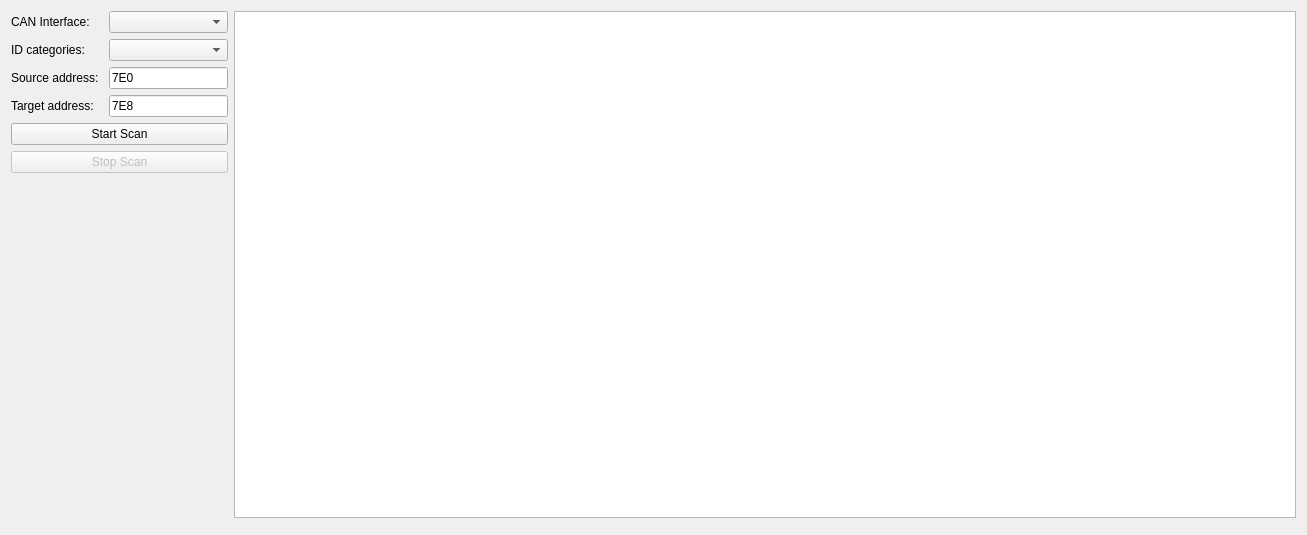
<?xml version="1.0" encoding="UTF-8"?>
<ui version="4.0">
 <class>ReadDataByIdentifierWidget</class>
 <widget class="QWidget" name="ReadDataByIdentifierWidget">
  <property name="geometry">
   <rect>
    <x>0</x>
    <y>0</y>
    <width>1307</width>
    <height>535</height>
   </rect>
  </property>
  <property name="windowTitle">
   <string>Form</string>
  </property>
  <layout class="QVBoxLayout" name="verticalLayout">
   <item>
    <layout class="QHBoxLayout" name="horizontalLayout" stretch="17,83">
     <item>
      <layout class="QVBoxLayout" name="configElementsLayout">
       <item>
        <layout class="QFormLayout" name="formLayout">
         <property name="horizontalSpacing">
          <number>10</number>
         </property>
         <property name="verticalSpacing">
          <number>6</number>
         </property>
         <item row="0" column="0">
          <widget class="QLabel" name="selectInterfaceLabel">
           <property name="text">
            <string>CAN Interface:</string>
           </property>
          </widget>
         </item>
         <item row="0" column="1">
          <widget class="QComboBox" name="selectInterface"/>
         </item>
         <item row="1" column="0">
          <widget class="QLabel" name="selectedIdRangesLabel">
           <property name="text">
            <string>ID categories:</string>
           </property>
          </widget>
         </item>
         <item row="1" column="1">
          <widget class="Lindwurm::Core::CheckableComboBox" name="selectedIdCategories"/>
         </item>
         <item row="2" column="0">
          <widget class="QLabel" name="sourceAddressLabel">
           <property name="text">
            <string>Source address:</string>
           </property>
          </widget>
         </item>
         <item row="2" column="1">
          <widget class="QLineEdit" name="sourceAddress">
           <property name="text">
            <string>7E0</string>
           </property>
           <property name="placeholderText">
            <string>700</string>
           </property>
          </widget>
         </item>
         <item row="3" column="0">
          <widget class="QLabel" name="targetAddressLabel">
           <property name="text">
            <string>Target address:</string>
           </property>
          </widget>
         </item>
         <item row="3" column="1">
          <widget class="QLineEdit" name="targetAddress">
           <property name="text">
            <string>7E8</string>
           </property>
           <property name="placeholderText">
            <string>7FF</string>
           </property>
          </widget>
         </item>
        </layout>
       </item>
       <item>
        <widget class="QPushButton" name="startScanButton">
         <property name="text">
          <string>Start Scan</string>
         </property>
        </widget>
       </item>
       <item>
        <widget class="QPushButton" name="stopScanButton">
         <property name="enabled">
          <bool>false</bool>
         </property>
         <property name="text">
          <string>Stop Scan</string>
         </property>
        </widget>
       </item>
       <item>
        <spacer name="verticalSpacer">
         <property name="orientation">
          <enum>Qt::Vertical</enum>
         </property>
         <property name="sizeHint" stdset="0">
          <size>
           <width>20</width>
           <height>40</height>
          </size>
         </property>
        </spacer>
       </item>
      </layout>
     </item>
     <item>
      <widget class="QTableView" name="dataTable">
       <property name="font">
        <font>
         <family>Source Code Pro</family>
        </font>
       </property>
       <property name="contextMenuPolicy">
        <enum>Qt::ActionsContextMenu</enum>
       </property>
       <property name="editTriggers">
        <set>QAbstractItemView::NoEditTriggers</set>
       </property>
       <property name="showDropIndicator" stdset="0">
        <bool>false</bool>
       </property>
       <property name="selectionMode">
        <enum>QAbstractItemView::ExtendedSelection</enum>
       </property>
       <property name="selectionBehavior">
        <enum>QAbstractItemView::SelectRows</enum>
       </property>
       <property name="horizontalScrollMode">
        <enum>QAbstractItemView::ScrollPerPixel</enum>
       </property>
       <attribute name="horizontalHeaderCascadingSectionResizes">
        <bool>true</bool>
       </attribute>
       <attribute name="horizontalHeaderStretchLastSection">
        <bool>true</bool>
       </attribute>
       <attribute name="verticalHeaderVisible">
        <bool>false</bool>
       </attribute>
       <attribute name="verticalHeaderDefaultSectionSize">
        <number>23</number>
       </attribute>
      </widget>
     </item>
    </layout>
   </item>
   <item>
    <widget class="QProgressBar" name="progressBar">
     <property name="maximumSize">
      <size>
       <width>16777215</width>
       <height>0</height>
      </size>
     </property>
     <property name="font">
      <font>
       <family>Source Code Pro</family>
      </font>
     </property>
     <property name="value">
      <number>24</number>
     </property>
     <property name="alignment">
      <set>Qt::AlignLeading|Qt::AlignLeft|Qt::AlignVCenter</set>
     </property>
    </widget>
   </item>
  </layout>
 </widget>
 <customwidgets>
  <customwidget>
   <class>Lindwurm::Core::CheckableComboBox</class>
   <extends>QComboBox</extends>
   <header>utils/checkablecombobox.h</header>
  </customwidget>
 </customwidgets>
 <resources/>
 <connections/>
</ui>
